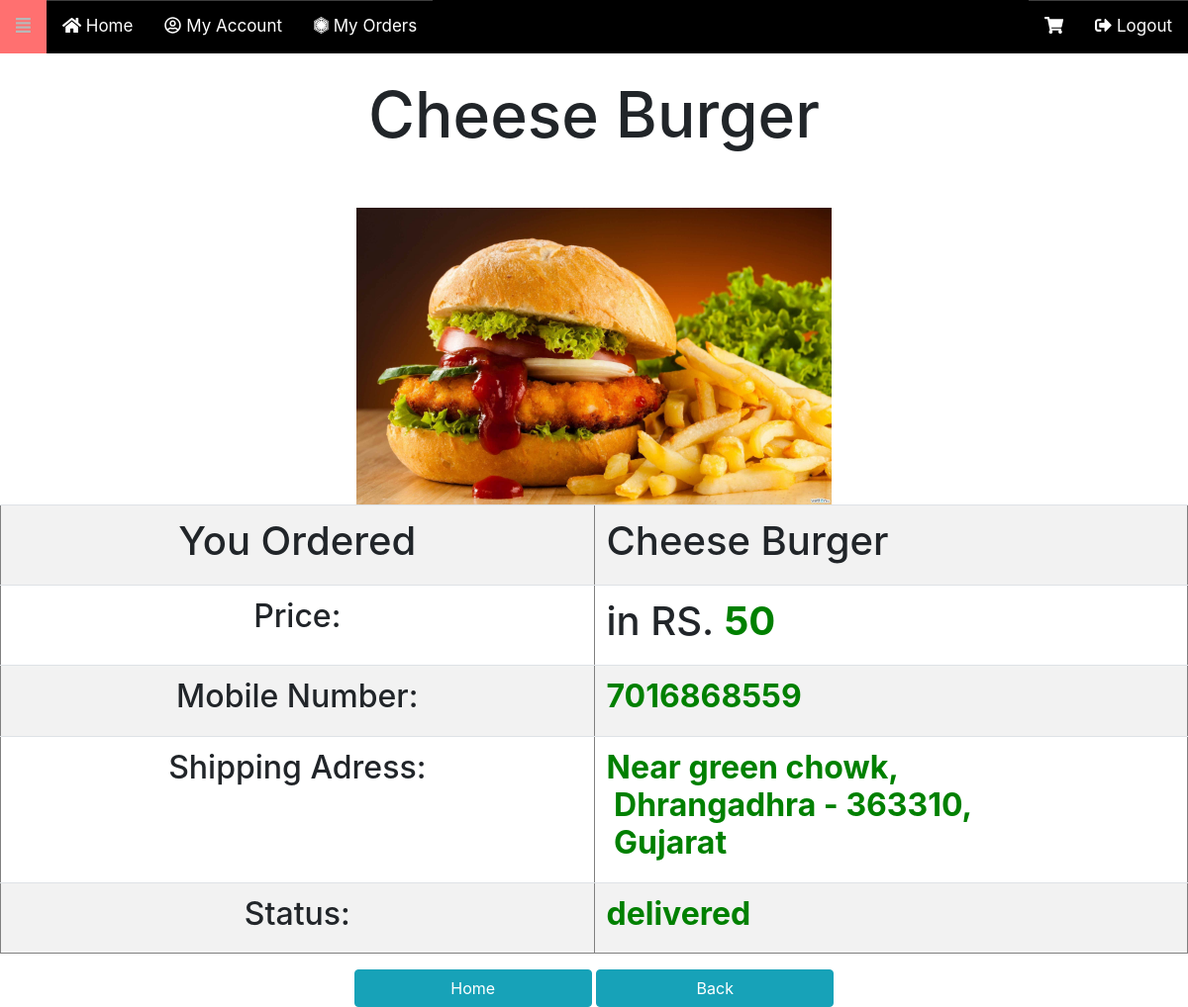
/user/order_details.php?id=7 (signed in), run on the app's committed database.
### tables this page shows
CREATE TABLE IF NOT EXISTS `dishorder` (
  `id` int(5) NOT NULL AUTO_INCREMENT,
  `userid` varchar(5) NOT NULL,
  `name` varchar(255) NOT NULL,
  `mo` varchar(255) NOT NULL,
  `email` varchar(255) NOT NULL,
  `street` varchar(255) NOT NULL,
  `village` varchar(255) NOT NULL,
  `pincode` varchar(10) NOT NULL,
  `state` varchar(255) NOT NULL,
  `dish_name` varchar(255) NOT NULL,
  `dish_price` bigint(6) NOT NULL,
  `dish_image` varchar(255) NOT NULL,
  `status` varchar(50) NOT NULL,
  `Payment_method` varchar(50) NOT NULL,
  `Payment_status` varchar(50) NOT NULL,
  `date` varchar(50) NOT NULL,
  PRIMARY KEY (`id`)
);

### user/order_details.php (the view, shortened to what this page needs)
<?php
include('header.php');
	include('../conn.php');
	$id = $_GET['id'];
	$result = mysqli_query($con, "SELECT * FROM dishorder WHERE id = '$id'");
	$row = mysqli_fetch_array($result);
?>
<!DOCTYPE html>
<html>
<head>
	<link rel="stylesheet" type="text/css" href="../css/bootstrap.css">
  <link rel="stylesheet" type="text/css" href="../css/icon.css">
</head>
<body bgcolor="powderblue">
	<br>
	<h1 align="center" style="font-size: 4em;"><?php echo $row['dish_name']; ?></h1><br><br>
	<center><img width="40%" height="300px;" src="../<?php echo $row['dish_image']; ?>" alt="Dish Image"></center>
	<table border="1" align="center" class="table table-striped table-hover">
	<tr>
		<td align="center" style="width: 50%;"><h1>You Ordered </h1></td>
		<td><h1><?php echo $row['dish_name']; ?></h1></td>
	</tr>
	<tr>
		<td align="center"><h2>Price: </h2></td>
		<td><h1> in RS. <b style="color: green;"><?php echo $row['dish_price']; ?> </b></h1></td>
	</tr>
	<tr>
		<td align="center"><h2>Mobile Number:</h2></td>
		<td><h2><b style="color: green;"><?php echo $row['mo']; ?></b></h2>
	</tr>
	<tr>
		<td align="center"><h2>Shipping Adress:</h2></td>
		<td><h2><b style="color: green;"><?php echo $row['street'].",<br>&nbsp;".$row['village']."&nbsp-&nbsp;".$row['pincode'].",<br>&nbsp;".$row['state']; ?></b></h2></td>
	</tr>
	<tr>
		<td align="center"><h2>Status: </h2></td>
		<td>
			<h2><b style="color: green;"><?php echo $row['status']; ?></b></h2>
		</td>
	</tr>
	</table>
			<center>
				<a href="home.php">
					<button class="btn btn-info" style="width: 20%;">
						Home
					</button>
				</a>
				<a href="myorders.php">
					<button class="btn btn-info" style="width: 20%;">
						Back
					</button>
				</a>
			</center>
</body>
</html>

### user/sidebar.php (style rules this page uses)
body { font-family: 'Lato', sans-serif; }

### user/header.php (style rules this page uses)
body { margin: 0; font-size: 28px; font-family: Arial, Helvetica, sans-serif; }

### data on the page
dishorder: dish_name "Cheese Burger", dish_image (picture), dish_price "50", mo "7016868559", street "Near green chowk", village "Dhrangadhra", pincode "363310", state "Gujarat", status "delivered"
